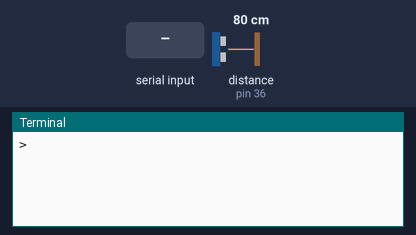
Simulated run of this program. Board: Raspberry Pi (header pin numbers). Shown: the last lines printed to the terminal. Inputs (shaded band) come from the test bench; at power-on: distance to the obstacle (sensor on pin 36) 80 cm. The echo pulse lasts 58.3 µs per cm; the clock reads 2024-03-15 10:24:30 at power-on unless the program sets it.

Above: at 1.2 s.
1.3 s: "b" typed at the terminal, then Enter
At 2.5 s:
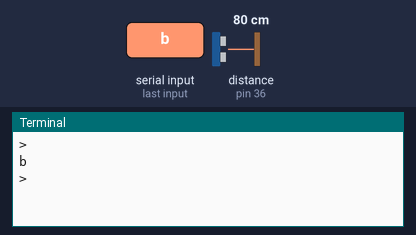
2.8 s: "1" typed at the terminal, then Enter
At 3.7 s:
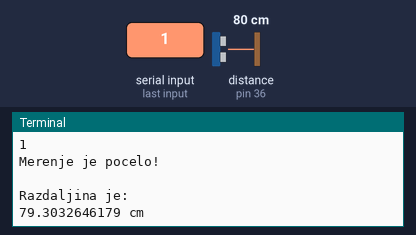

The program:

rangeFinder.py
```python
import RPi.GPIO as GPIO
import time

GPIO.setmode(GPIO.BOARD)

TRIG=7 #definisem na kom GPIO-u su TRIG i ECHO
ECHO=36

GPIO.setup(TRIG,GPIO.OUT)  #definisem TRIG kao ulaz
GPIO.setup(ECHO,GPIO.IN)   #definisem ECHo kao ulaz


while True:
    choice = raw_input("> ")

    if choice != 'b' : #ako pritisnmes b program staje


        GPIO.output(TRIG,0)  #TRIG-u dajem vrednost 0

        time.sleep(0.1)

        print "Merenje je pocelo!"

        GPIO.output(TRIG,1) #TRIG-u dajem vrednost 0
        time.sleep(0.00001)
        GPIO.output(TRIG,0) #TRIG-u dajem vrednost 1 kada pocinje rmitovanje signala sa predajnika

        while GPIO.input(ECHO)==0:
            pass
        start= time.time() #ocitava vreme

        while GPIO.input(ECHO)==1:
            pass
        stop=time.time() #ocitava vreme

        print ""
        print "Razdaljina je:"

        print (stop-start)*17000 ,"cm"

        time.sleep(1)


GPIO.cleanup()
```

Measured:
- after the input at 1.3 s, the terminal: prints a new line at once (image 1)
- after the input at 2.8 s, the terminal: prints a new line at once (image 2)
